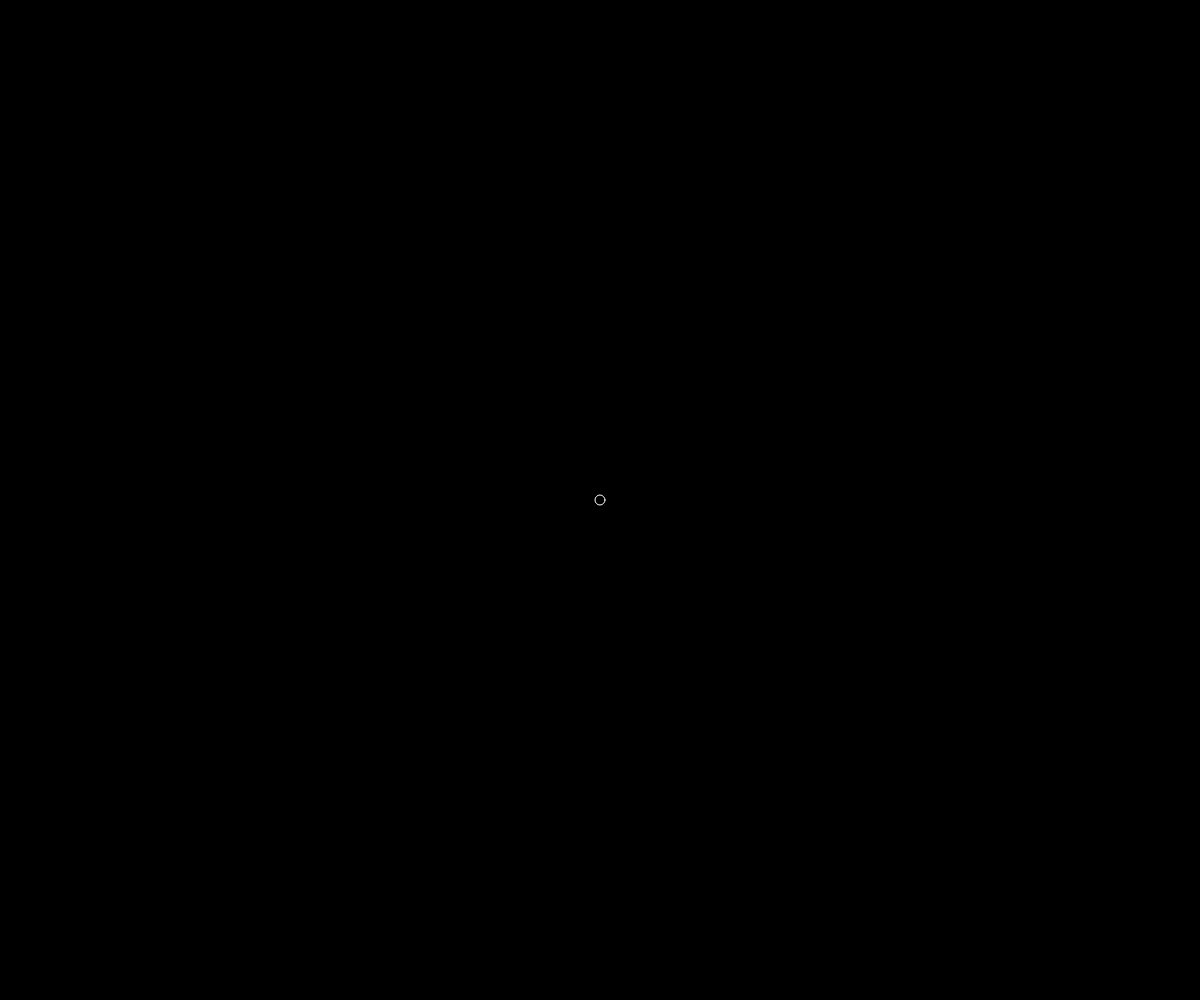
Frame 1 (no input)
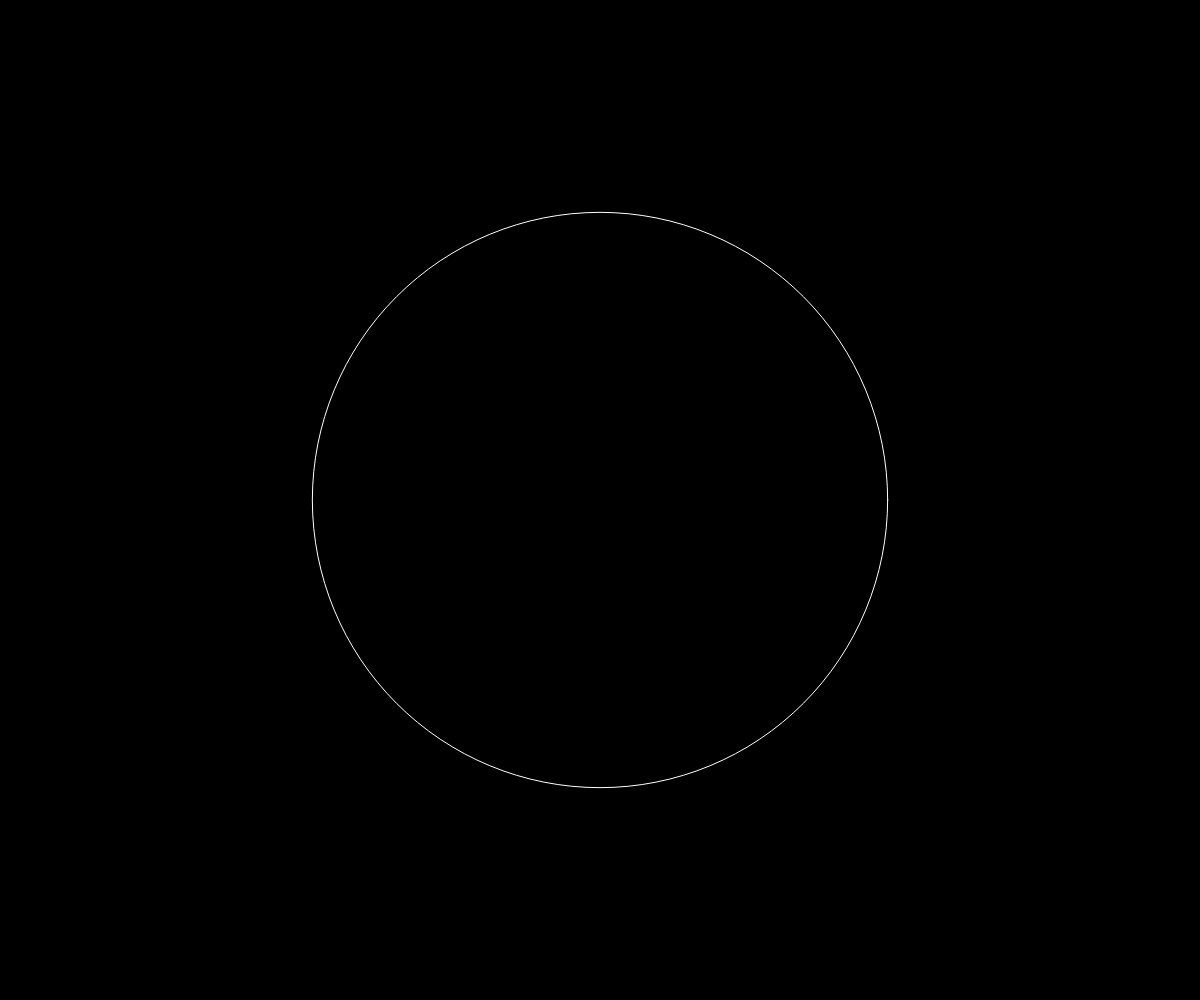
Frame 60 (no input)
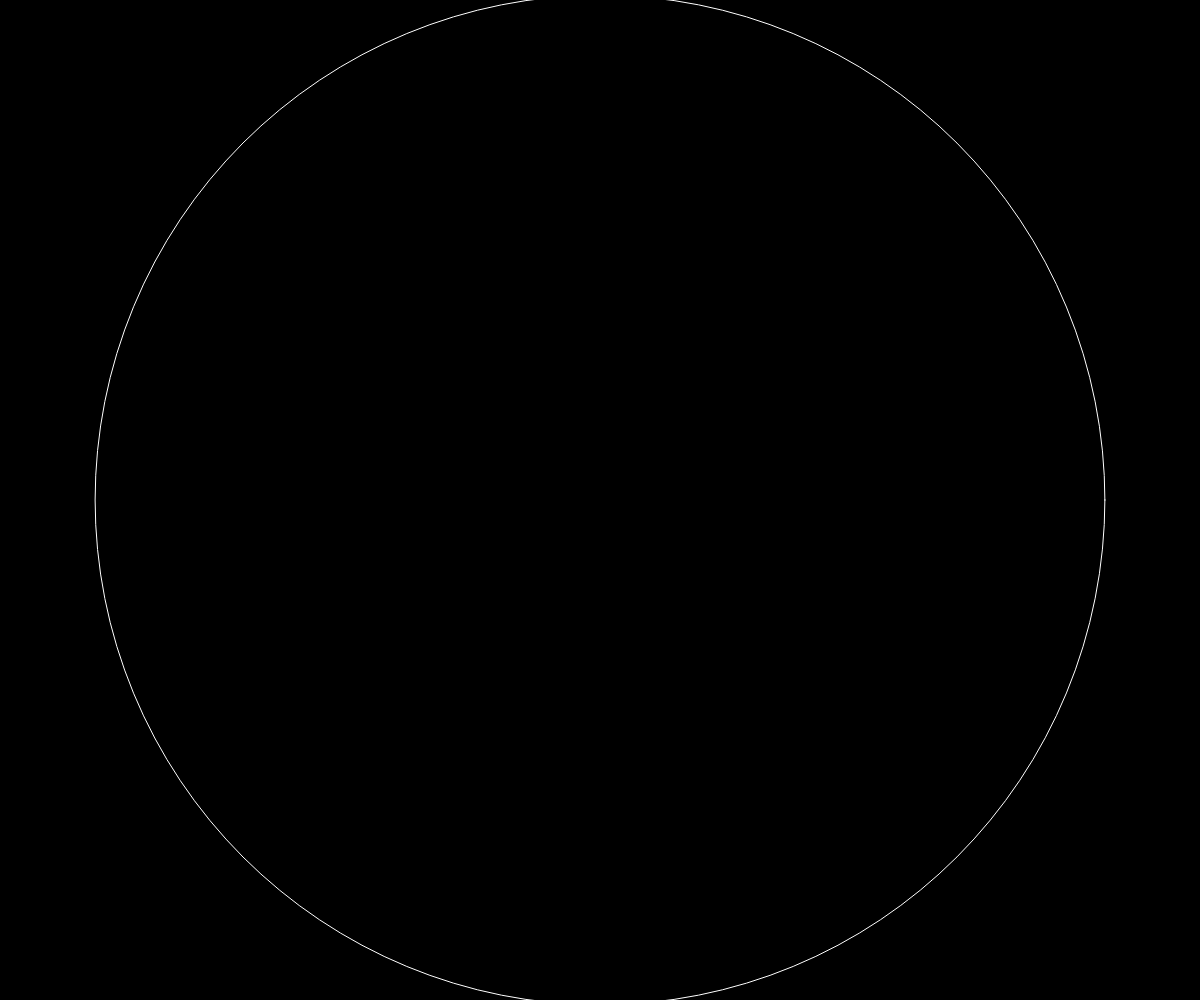
Frame 120 (the mouse pressed at the canvas centre since frame 60)

The p5.js sketch that drew these frames (run headless with seeded random() and noise() and a simulated clock; from frame 60 on, the mouse is pressed at the canvas centre):

// p5.js sketch
// ── sketch.js
/*
 *	2.1 The Draw Loop
 *	
 *	To achieve motion, you will need to constantly need to change what you are seeing
 *	on the screen.
 *
 *	Processing provides us with a "draw loop", a function that is called constantly. 
 *	In this next exercise, we are going to play with this function, and discuss what 
 *	we should, and shouldn't, put in it.
 *
 *	CHALLENGES:
 *		1. Make a rainstorm!
 */

var speed = 2000.0;

function setup(){
	createCanvas(window.innerWidth, window.innerHeight);
	stroke(color(255));
	noFill();
}	

// Here it is. This method is by default called about 60 times per second
// (although this can be changed via the framerate() method. For now we will 
// just play with it's default behavior.
//
// Since draw() is called 60 times per second, you should really ask yourself 
// if what you write here belongs.
// If your variable doesn't change constantly, leave it out of draw. 

function draw(){
	// So, if you are going to have something move, you often need to keep 
	// track of the time.
	// 
	// P5 allows you to use millis(), which simply returns the time in 
	// milliseconds since the program was started.
	//
	// The number is too big by itself to be useful in this situation, which 
	// is where the variable 'speed' will come in.
	var time = millis()/speed;

	// Before any frame is drawn, you will probably want to set your 
	// background. This assures that all past shapes are drawn over by the next 
	// frame. Without this, you would see every frame drawn on top of itself!
	//
	// Play around with this. Change the fourth argument in Color() below, to 
	// affect alpha (transparency)
	//
	
	// background with partial transparency:
	// background(color(0,0,0,10));

	// completely reset background
	background(color(0,0,0,255));

	// Now, we will draw a simple circle, right in the middle of the screen. For 
	// the size, we are passing in some math to give it motion. 
	//
	// Think back to math class and the sine function. It flows smoothly from a 
	// low value to a high value.
	// Let's use our time variable to drive that sine wave.
	// Since it returns values between -1 and 1, we will need to scale it up 
	// using the width of the window variable we defined above setup().
	ellipse(width/2,height/2, Math.sin(time)*width);

	// Now, for something fun...
	//
	// Uncomment this next code block:
	//
	/*
	for(var i = 0; i < 100; i++){
		point(
			(width/100)*i,
			(((Math.sin(time)+1)/2)*height)
		);
	}
	*/
}

window.onresize = function() {
	setup();
} 
